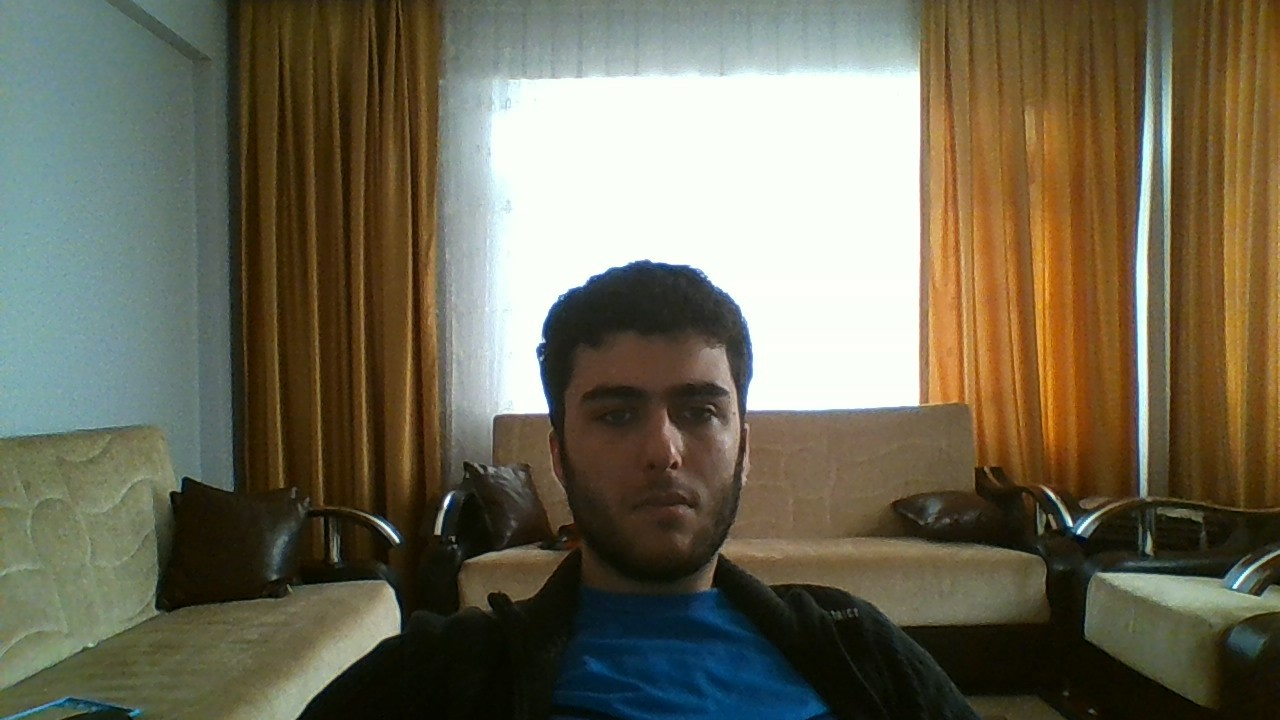
#> input picture imagep/ben2.jpg, 1280 x 720 px
$ python imagep_1.py
#> lines starting #> are read from the running program, lines starting #| are printed output that depends on the picture
import cv2
import numpy as np
import matplotlib.pyplot as plt

face_cascade = cv2.CascadeClassifier('haarcascade_frontalface_default.xml')
eye_cascade = cv2.CascadeClassifier('haarcascade_eye.xml')

img = cv2.imread('ben2.jpg')
#> img is the input picture: shape (720, 1280, 3); mean B, G, R 86.5, 105.9, 110.4
img2 = cv2.imread('ben.jpg')
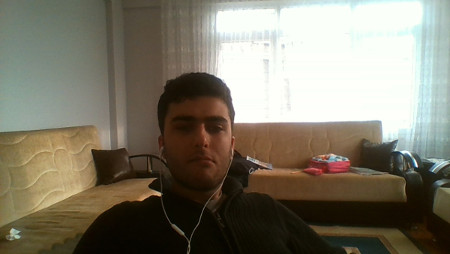
#> input picture imagep/ben.jpg, 450 x 254 px
#> img2 is the input picture: shape (254, 450, 3); mean B, G, R 105.8, 120.8, 126.5
mask = np.zeros(img.shape[:2], np.uint8)
mask2 = np.zeros(img2.shape[:2], np.uint8)

bgdModel = np.zeros((1, 65), np.float64)
fgdModel = np.zeros((1, 65), np.float64)


gray = cv2.cvtColor(img, cv2.COLOR_BGR2GRAY)
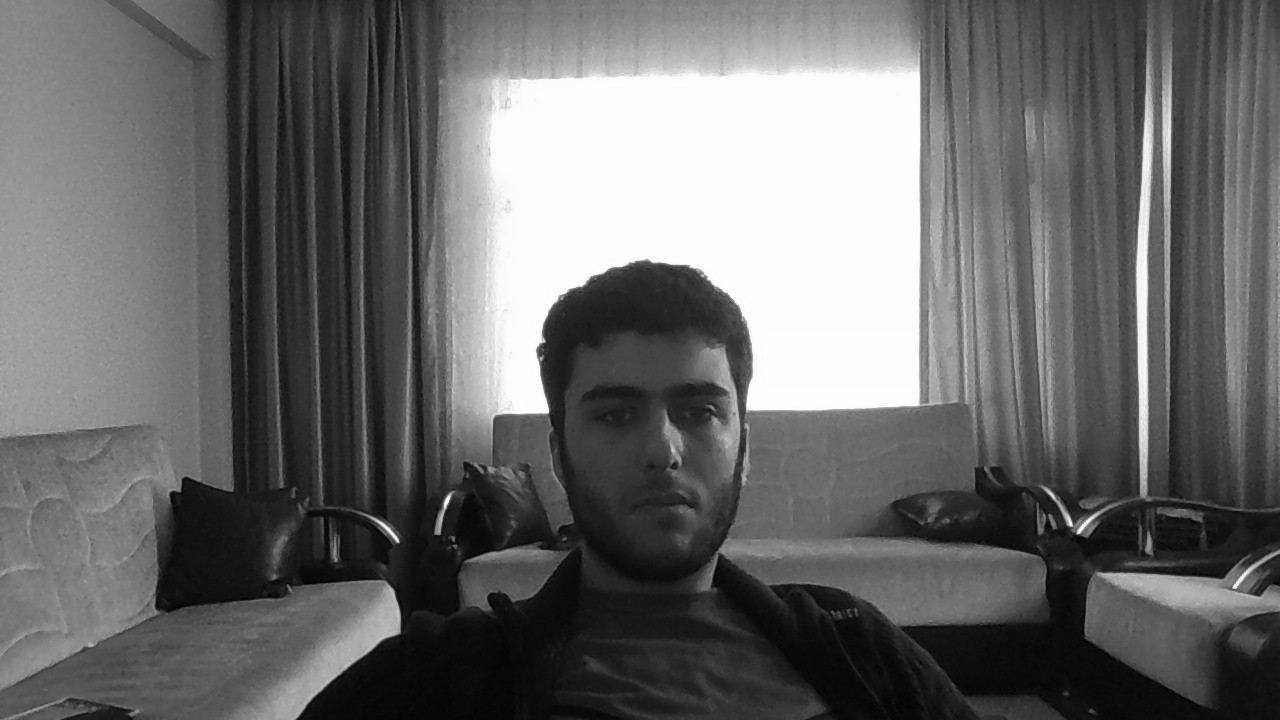
#> gray: shape (720, 1280); min 1, max 255, mean 105
gray2 = cv2.cvtColor(img2, cv2.COLOR_BGR2GRAY)
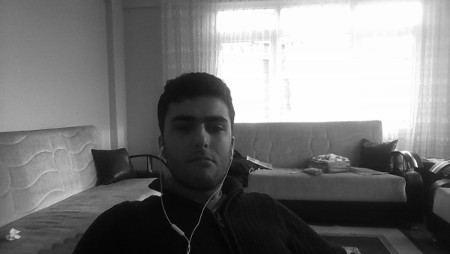
#> gray2: shape (254, 450); min 0, max 255, mean 120.8
faces = face_cascade.detectMultiScale(gray, 1.3, 5)
#> faces = [[549, 330, 219, 219]]
faces2 = face_cascade.detectMultiScale(gray2, 1.3, 5)
#> faces2 = [[161, 98, 78, 78]]
print('ye')
lst = []
for (x, y, w ,h) in faces:
    lst.append((x,y,w,h))
#> this loop made 1 pass
#> after the loop, lst = [(549, 330, 219, 219)]
for (x, y, w ,h) in faces2:
    lst.append((x,y,w,h))
#> this loop made 1 pass
#> after the loop, lst = [(549, 330, 219, 219), (161, 98, 78, 78)]

cv2.grabCut(img, mask, lst[0], bgdModel, fgdModel, 5, cv2.GC_INIT_WITH_RECT)
cv2.grabCut(img2, mask2, lst[1], bgdModel, fgdModel, 5, cv2.GC_INIT_WITH_RECT)
mask2_1 = np.where((mask==2) | (mask==0), 0, 1).astype('uint8')
mask2_2 = np.where((mask2==2) | (mask2==0), 0, 1).astype('uint8')
img = img*mask2_1[:,:,np.newaxis]
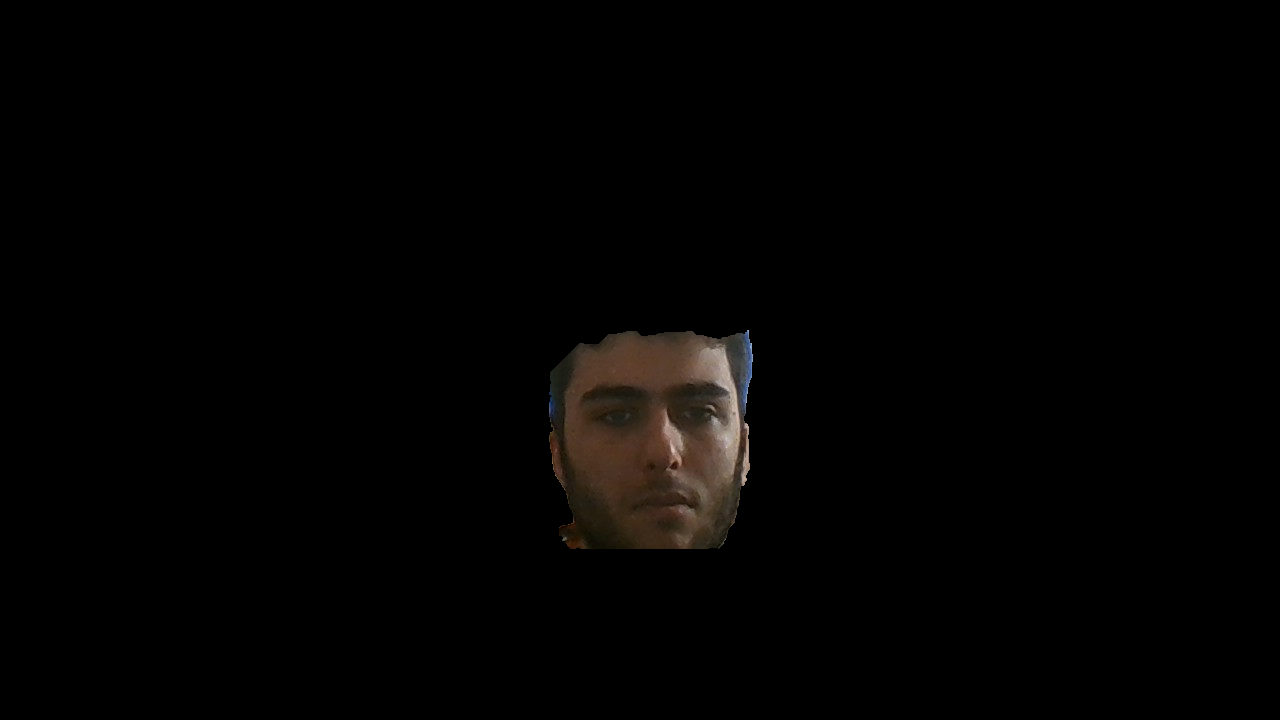
#> img: shape (720, 1280, 3); mean B, G, R 2, 2.5, 3.2
img2 = img2*mask2_2[:,:,np.newaxis]
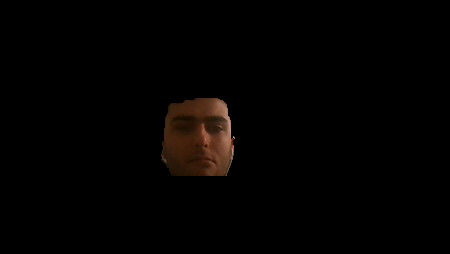
#> img2: shape (254, 450, 3); mean B, G, R 1.1, 1.9, 3.3
print('ye')
orb = cv2.ORB_create()

kp1, des1 = orb.detectAndCompute(img, None)
#> kp1 = 487 keypoints; strongest (x, y, size): (748, 426, 31), (743, 484, 31), (747, 424, 31), (746, 479, 31)
kp2, des2 = orb.detectAndCompute(img2, None)
#> kp2 = 164 keypoints; strongest (x, y, size): (233, 137, 31), (219, 102, 77.1), (218, 102, 92.6), (228, 115, 31)

bf = cv2.BFMatcher(cv2.NORM_HAMMING, crossCheck = True)

matches = bf.match(des1, des2)
#> matches = 56 matches
matches = sorted(matches, key= lambda x:x.distance)

img3 = cv2.drawMatches(img, kp1, img2, kp2, matches[:1000], None, flags=2)
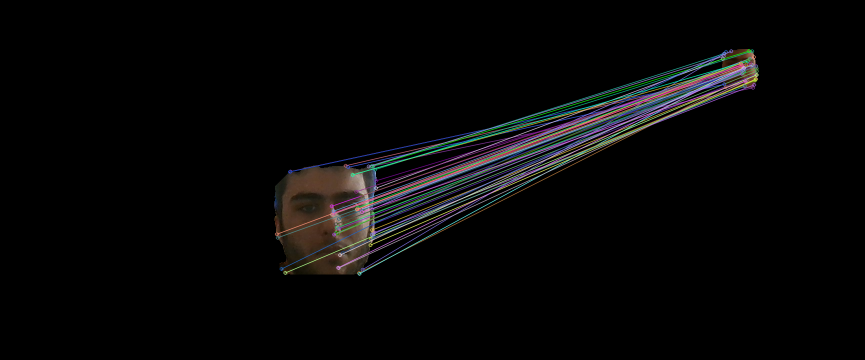
#> img3: shape (720, 1730, 3) (shown at 1/2 size); mean B, G, R 7.3, 7.2, 7.5

plt.imshow(img3)
plt.show()
